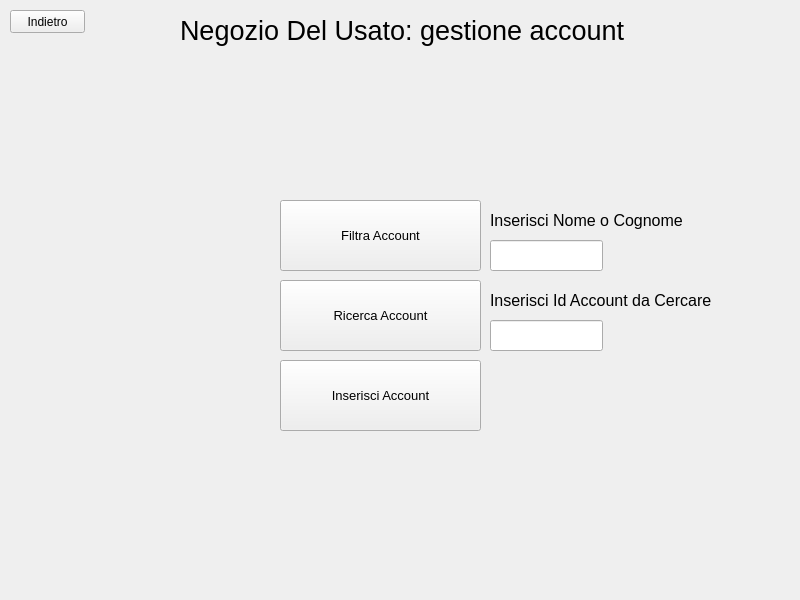
<?xml version="1.0" encoding="UTF-8"?>
<ui version="4.0">
 <class>LoginWindow</class>
 <widget class="QMainWindow" name="LoginWindow">
  <property name="geometry">
   <rect>
    <x>0</x>
    <y>0</y>
    <width>800</width>
    <height>600</height>
   </rect>
  </property>
  <property name="windowTitle">
   <string>MainWindow</string>
  </property>
  <widget class="QWidget" name="loginWidget">
   <widget class="QPushButton" name="pushButton_2">
    <property name="geometry">
     <rect>
      <x>10</x>
      <y>10</y>
      <width>75</width>
      <height>23</height>
     </rect>
    </property>
    <property name="text">
     <string>Indietro</string>
    </property>
   </widget>
   <widget class="QLabel" name="label">
    <property name="geometry">
     <rect>
      <x>180</x>
      <y>10</y>
      <width>481</width>
      <height>41</height>
     </rect>
    </property>
    <property name="font">
     <font>
      <pointsize>20</pointsize>
     </font>
    </property>
    <property name="text">
     <string>Negozio Del Usato: gestione account</string>
    </property>
   </widget>
   <widget class="QPushButton" name="pushButton_4">
    <property name="geometry">
     <rect>
      <x>280</x>
      <y>200</y>
      <width>201</width>
      <height>71</height>
     </rect>
    </property>
    <property name="font">
     <font>
      <pointsize>10</pointsize>
     </font>
    </property>
    <property name="text">
     <string>Filtra Account</string>
    </property>
   </widget>
   <widget class="QLineEdit" name="lineEdit">
    <property name="geometry">
     <rect>
      <x>490</x>
      <y>240</y>
      <width>113</width>
      <height>31</height>
     </rect>
    </property>
   </widget>
   <widget class="QLabel" name="label_2">
    <property name="geometry">
     <rect>
      <x>490</x>
      <y>200</y>
      <width>201</width>
      <height>41</height>
     </rect>
    </property>
    <property name="font">
     <font>
      <pointsize>12</pointsize>
     </font>
    </property>
    <property name="text">
     <string>Inserisci Nome o Cognome</string>
    </property>
   </widget>
   <widget class="QPushButton" name="pushButton_5">
    <property name="geometry">
     <rect>
      <x>280</x>
      <y>280</y>
      <width>201</width>
      <height>71</height>
     </rect>
    </property>
    <property name="font">
     <font>
      <pointsize>10</pointsize>
     </font>
    </property>
    <property name="text">
     <string>Ricerca Account</string>
    </property>
   </widget>
   <widget class="QLabel" name="label_3">
    <property name="geometry">
     <rect>
      <x>490</x>
      <y>280</y>
      <width>231</width>
      <height>41</height>
     </rect>
    </property>
    <property name="font">
     <font>
      <pointsize>12</pointsize>
     </font>
    </property>
    <property name="text">
     <string>Inserisci Id Account da Cercare</string>
    </property>
   </widget>
   <widget class="QLineEdit" name="lineEdit_2">
    <property name="geometry">
     <rect>
      <x>490</x>
      <y>320</y>
      <width>113</width>
      <height>31</height>
     </rect>
    </property>
   </widget>
   <widget class="QPushButton" name="pushButton_6">
    <property name="geometry">
     <rect>
      <x>280</x>
      <y>360</y>
      <width>201</width>
      <height>71</height>
     </rect>
    </property>
    <property name="font">
     <font>
      <pointsize>10</pointsize>
     </font>
    </property>
    <property name="text">
     <string>Inserisci Account</string>
    </property>
   </widget>
  </widget>
 </widget>
 <resources/>
 <connections/>
</ui>
